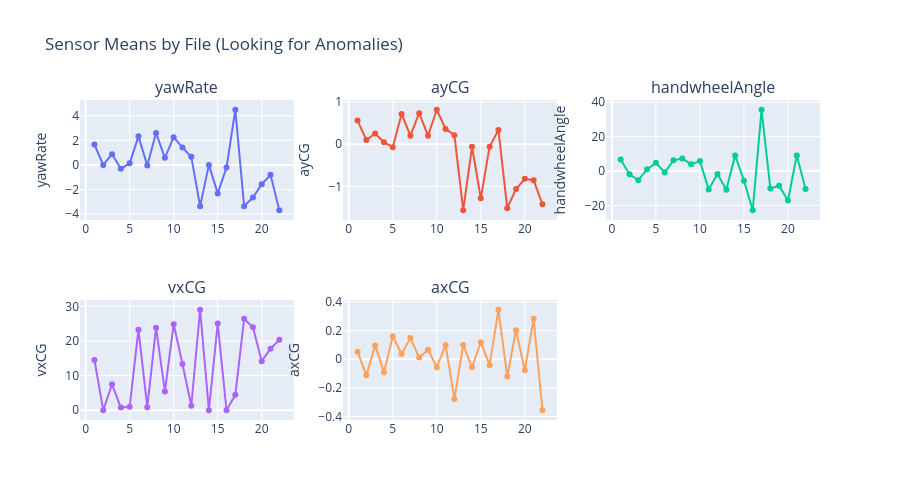

The notebook cell saved with this chart:
### Markdown cell above
## 7. Feature Correlation Analysis per File

### Code cell
# Check if files have different sensor characteristics
sensor_cols = ['yawRate', 'ayCG', 'handwheelAngle', 'vxCG', 'axCG']

feature_stats = []
for f in train_files:
    df = pd.read_csv(f)
    filename = Path(f).name
    file_num = int(filename.split('_')[-1].replace('.csv', ''))
    
    stats = {'file_num': file_num}
    for col in sensor_cols:
        stats[f'{col}_mean'] = df[col].mean()
        stats[f'{col}_std'] = df[col].std()
    feature_stats.append(stats)

feature_df = pd.DataFrame(feature_stats)

# Plot sensor means
fig = make_subplots(rows=2, cols=3, subplot_titles=sensor_cols + [''])
for i, col in enumerate(sensor_cols):
    row = i // 3 + 1
    col_idx = i % 3 + 1
    fig.add_trace(
        go.Scatter(x=feature_df['file_num'], y=feature_df[f'{col}_mean'], 
                   mode='lines+markers', name=col, showlegend=False),
        row=row, col=col_idx
    )
    fig.update_yaxes(title_text=col, row=row, col=col_idx)

fig.update_layout(height=500, title='Sensor Means by File (Looking for Anomalies)')
fig.show()

### Figure 1 — Plotly figure (JSON) as saved in the notebook; plotly's stock layout.template omitted (floating-point values rounded to 4 significant figures)
{"data": [{"mode": "lines+markers", "name": "yawRate", "showlegend": false, "type": "scatter", "x": [1, 2, 3, 4, 5, 6, 7, 8, 9, 10, 11, 12, 13, 14, 15, 16, 17, 18, 19, 20, 21, 22], "xaxis": "x", "y": [1.653, 0.001545, 0.8677, -0.306, 0.1308, 2.32, -0.05228, 2.591, 0.5779, 2.251, 1.407, 0.6543, -3.359, 0.001752, -2.315, -0.2165, 4.483, -3.353, -2.651, -1.568, -0.8097, -3.686], "yaxis": "y"}, {"mode": "lines+markers", "name": "ayCG", "showlegend": false, "type": "scatter", "x": [1, 2, 3, 4, 5, 6, 7, 8, 9, 10, 11, 12, 13, 14, 15, 16, 17, 18, 19, 20, 21, 22], "xaxis": "x2", "y": [0.5567, 0.09914, 0.2526, 0.0462, -0.07292, 0.715, 0.2006, 0.7318, 0.1995, 0.8133, 0.3596, 0.2134, -1.562, -0.06219, -1.28, -0.05856, 0.3346, -1.512, -1.06, -0.8194, -0.8515, -1.42], "yaxis": "y2"}, {"mode": "lines+markers", "name": "handwheelAngle", "showlegend": false, "type": "scatter", "x": [1, 2, 3, 4, 5, 6, 7, 8, 9, 10, 11, 12, 13, 14, 15, 16, 17, 18, 19, 20, 21, 22], "xaxis": "x3", "y": [6.765, -1.788, -5.309, 1.08, 4.761, -0.7768, 6.257, 7.278, 3.987, 5.788, -10.65, -1.644, -10.85, 9.099, -5.566, -22.75, 35.61, -10.18, -8.48, -17.09, 9.103, -10.45], "yaxis": "y3"}, {"mode": "lines+markers", "name": "vxCG", "showlegend": false, "type": "scatter", "x": [1, 2, 3, 4, 5, 6, 7, 8, 9, 10, 11, 12, 13, 14, 15, 16, 17, 18, 19, 20, 21, 22], "xaxis": "x4", "y": [14.49, -0.02615, 7.473, 0.7423, 0.9963, 23.26, 0.8618, 23.86, 5.412, 24.86, 13.34, 1.275, 29.03, 0.004361, 25.05, -0.0304, 4.432, 26.39, 23.96, 14.15, 17.76, 20.33], "yaxis": "y4"}, {"mode": "lines+markers", "name": "axCG", "showlegend": false, "type": "scatter", "x": [1, 2, 3, 4, 5, 6, 7, 8, 9, 10, 11, 12, 13, 14, 15, 16, 17, 18, 19, 20, 21, 22], "xaxis": "x5", "y": [0.05274, -0.1122, 0.09685, -0.09041, 0.161, 0.03684, 0.1493, 0.01168, 0.06713, -0.05554, 0.09894, -0.2775, 0.09981, -0.05623, 0.119, -0.04125, 0.3459, -0.1201, 0.2024, -0.07625, 0.2833, -0.3564], "yaxis": "y5"}], "layout": {"annotations": [{"font": {"size": 16}, "showarrow": false, "text": "yawRate", "x": 0.1444, "xanchor": "center", "xref": "paper", "y": 1, "yanchor": "bottom", "yref": "paper"}, {"font": {"size": 16}, "showarrow": false, "text": "ayCG", "x": 0.5, "xanchor": "center", "xref": "paper", "y": 1, "yanchor": "bottom", "yref": "paper"}, {"font": {"size": 16}, "showarrow": false, "text": "handwheelAngle", "x": 0.8556, "xanchor": "center", "xref": "paper", "y": 1, "yanchor": "bottom", "yref": "paper"}, {"font": {"size": 16}, "showarrow": false, "text": "vxCG", "x": 0.1444, "xanchor": "center", "xref": "paper", "y": 0.375, "yanchor": "bottom", "yref": "paper"}, {"font": {"size": 16}, "showarrow": false, "text": "axCG", "x": 0.5, "xanchor": "center", "xref": "paper", "y": 0.375, "yanchor": "bottom", "yref": "paper"}], "height": 500, "title": {"text": "Sensor Means by File (Looking for Anomalies)"}, "xaxis": {"anchor": "y", "domain": [0, 0.2889]}, "xaxis2": {"anchor": "y2", "domain": [0.3556, 0.6444]}, "xaxis3": {"anchor": "y3", "domain": [0.7111, 1]}, "xaxis4": {"anchor": "y4", "domain": [0, 0.2889]}, "xaxis5": {"anchor": "y5", "domain": [0.3556, 0.6444]}, "xaxis6": {"anchor": "y6", "domain": [0.7111, 1]}, "yaxis": {"anchor": "x", "domain": [0.625, 1], "title": {"text": "yawRate"}}, "yaxis2": {"anchor": "x2", "domain": [0.625, 1], "title": {"text": "ayCG"}}, "yaxis3": {"anchor": "x3", "domain": [0.625, 1], "title": {"text": "handwheelAngle"}}, "yaxis4": {"anchor": "x4", "domain": [0, 0.375], "title": {"text": "vxCG"}}, "yaxis5": {"anchor": "x5", "domain": [0, 0.375], "title": {"text": "axCG"}}, "yaxis6": {"anchor": "x6", "domain": [0, 0.375]}}}
